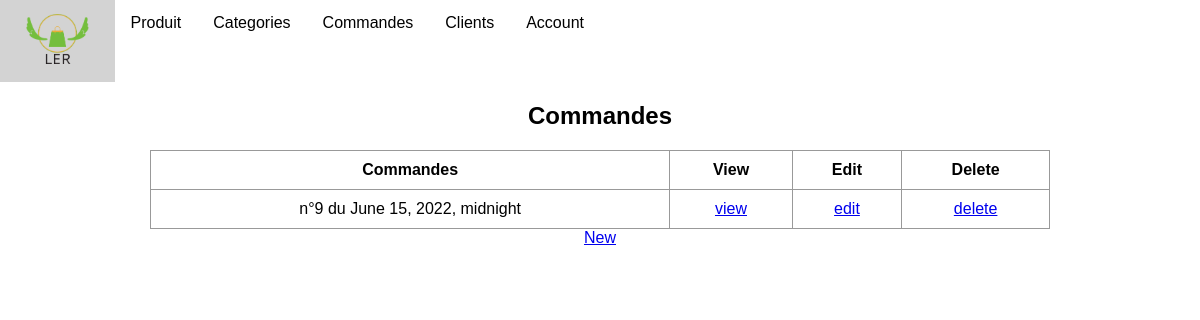
Page /employer/commandes/list/ on the earlier database version.
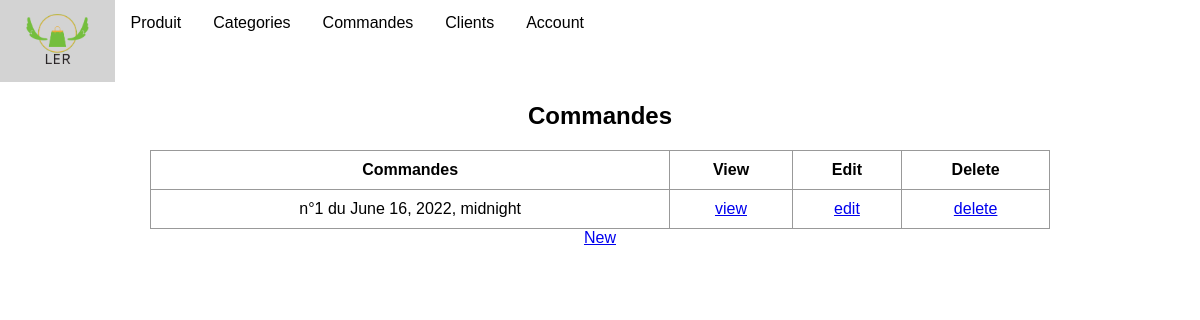
Same page on the later database version.
### employer/models.py (models this page shows, shortened)
class Commandes(models.Model):
    client = models.ForeignKey(Clients,on_delete=models.CASCADE,null=False)
    date = models.DateTimeField(null=False)
    commande = models.TextField(null=False,default="{}")

### employer/views/commandes/commandes_list.py (the view)
# urls.py: path('commandes/list/', CommandesListView.as_view(), name='commandes_list'),
class CommandesListView(ListView):
    model = Commandes
    template_name = "commandes/commandes_list.html"

### Drive/templates/commandes/commandes_list.html (shortened to what this page needs)
{% extends "main.html" %}
{% block content %}
<h2 class="form-title">Commandes</h2>
<table class="table table-fluid">
    <thead>
        <tr>
            <th>Commandes</th>
            <th>View</th>
            <th>Edit</th>
            <th>Delete</th>
        </tr>
    </thead>
    <tbody>
        {% for Commandes in object_list %}
        <tr>
            <td>n°{{ Commandes.id }} du {{ Commandes.date }}</td>
            <td><a href="{% url "commandes_show" Commandes.id %}">view</a></td>
            <td><a href="{% url "commandes_update" Commandes.id %}">edit</a></td>
            <td><a href="{% url "commandes_delete" Commandes.id %}">delete</a></td>
        </tr>
        {% endfor %}
    </tbody>
</table>
<a href="{% url "commandes_create" %}">New</a>
</div>
{% endblock %}

Differences in the rows shown:
removed Commandes: id "9", date "June 15, 2022, midnight"
added Commandes: id "1", date "June 16, 2022, midnight"
